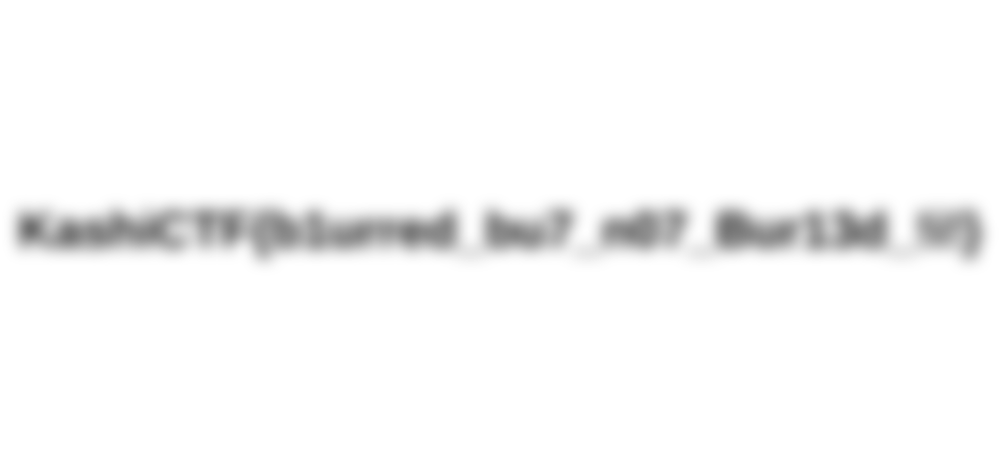
#> input picture kashiCTF/crypto/Blind_Faith/challenge.png, 1000 x 450 px, shrunk from 2000 x 900 before the run
$ python process_image.py
#> lines starting #> are read from the running program, lines starting #| are printed output that depends on the picture; after the words box and inside, x2 and y2 are one past the last pixel; in counts of white or black regions, pixels touching at a corner belong together
import cv2
import numpy as np

# Load the image
img = cv2.imread('challenge.png', cv2.IMREAD_GRAYSCALE)
#> img is the input picture: shape (450, 1000); min 112, max 255, mean 247.8

if img is None:
    print("Could not load image.")
else:
    # Sharpening kernel
    kernel = np.array([[-1,-1,-1],
                       [-1, 9,-1],
                       [-1,-1,-1]])
    sharpened = cv2.filter2D(img, -1, kernel)

    # Save the sharpened image
    cv2.imwrite('sharpened.png', sharpened)
    print("Sharpened image saved to sharpened.png")

    # Try different thresholds to see if text becomes visible
    _, thresh1 = cv2.threshold(img, 127, 255, cv2.THRESH_BINARY)
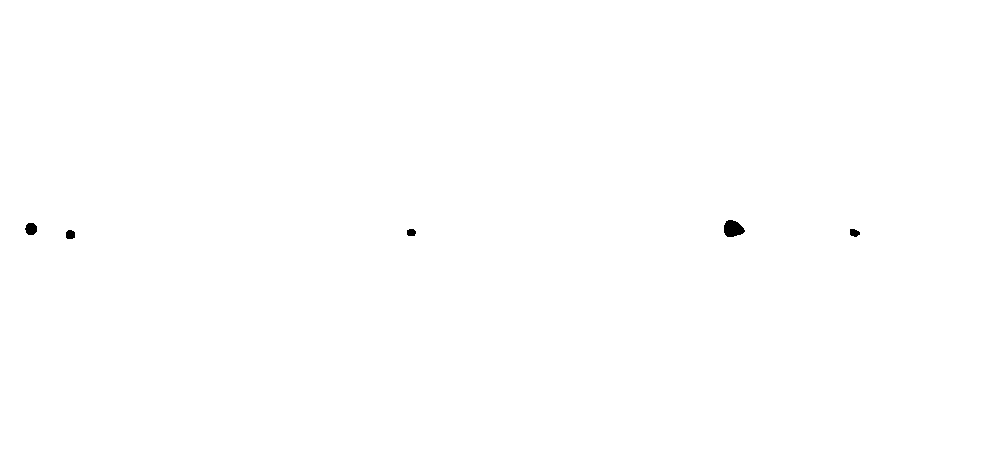
#> thresh1: shape (450, 1000); 99.9% white; 5 black regions, box (x1, y1, x2, y2) and area: (724, 220, 745, 237) 264, (25, 223, 37, 235) 116, (66, 230, 75, 239) 71, (850, 229, 860, 237) 61, (407, 229, 416, 236) 55
    cv2.imwrite('threshold1.png', thresh1)
    print("Thresholded image saved to threshold1.png")

    # Adaptive threshold
    thresh2 = cv2.adaptiveThreshold(img, 255, cv2.ADAPTIVE_THRESH_GAUSSIAN_C, cv2.THRESH_BINARY, 11, 2)
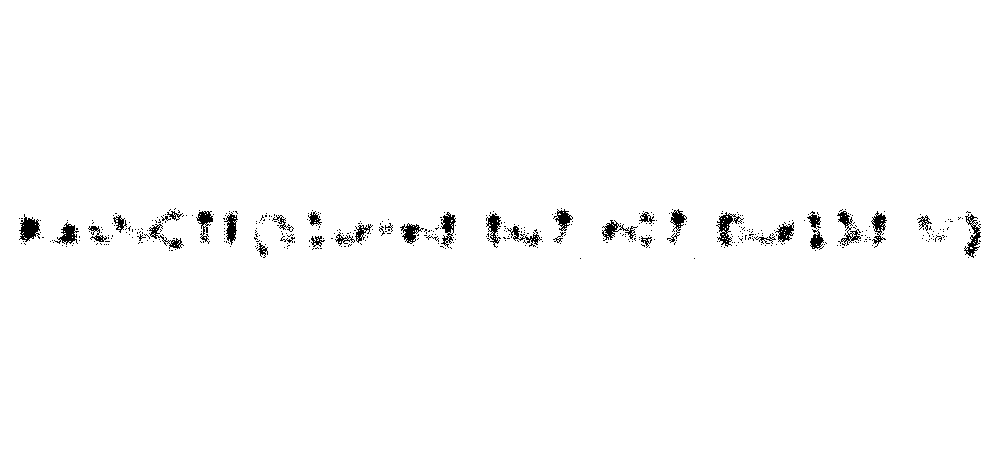
#> thresh2: shape (450, 1000); 98.6% white; 452 black regions (414 under 20 px), largest, box (x1, y1, x2, y2) and area: (19, 214, 40, 242) 342, (716, 212, 744, 247) 324, (964, 214, 981, 258) 287
    cv2.imwrite('threshold2.png', thresh2)
    print("Adaptive thresholded image saved to threshold2.png")
